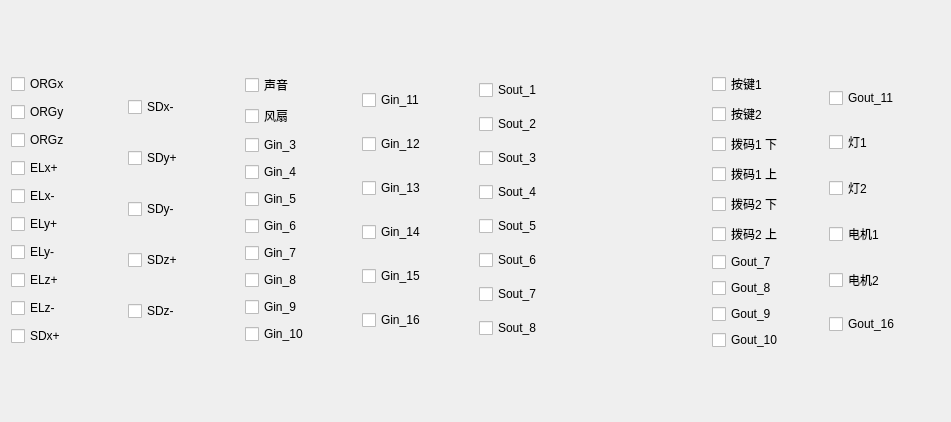
<?xml version="1.0" encoding="UTF-8"?>
<ui version="4.0">
 <class>IoDebug</class>
 <widget class="QWidget" name="IoDebug">
  <property name="geometry">
   <rect>
    <x>0</x>
    <y>0</y>
    <width>951</width>
    <height>422</height>
   </rect>
  </property>
  <property name="windowTitle">
   <string>IoDebug</string>
  </property>
  <layout class="QGridLayout" name="gridLayout">
   <item row="0" column="0">
    <layout class="QHBoxLayout" name="horizontalLayout">
     <item>
      <layout class="QVBoxLayout" name="verticalLayout">
       <item>
        <widget class="QCheckBox" name="checkBoxSin_1">
         <property name="text">
          <string>ORGx</string>
         </property>
        </widget>
       </item>
       <item>
        <widget class="QCheckBox" name="checkBoxSin_2">
         <property name="text">
          <string>ORGy</string>
         </property>
        </widget>
       </item>
       <item>
        <widget class="QCheckBox" name="checkBoxSin_3">
         <property name="text">
          <string>ORGz</string>
         </property>
        </widget>
       </item>
       <item>
        <widget class="QCheckBox" name="checkBoxSin_4">
         <property name="text">
          <string>ELx+</string>
         </property>
        </widget>
       </item>
       <item>
        <widget class="QCheckBox" name="checkBoxSin_5">
         <property name="text">
          <string>ELx-</string>
         </property>
        </widget>
       </item>
       <item>
        <widget class="QCheckBox" name="checkBoxSin_6">
         <property name="text">
          <string>ELy+</string>
         </property>
        </widget>
       </item>
       <item>
        <widget class="QCheckBox" name="checkBoxSin_7">
         <property name="text">
          <string>ELy-</string>
         </property>
        </widget>
       </item>
       <item>
        <widget class="QCheckBox" name="checkBoxSin_8">
         <property name="text">
          <string>ELz+</string>
         </property>
        </widget>
       </item>
       <item>
        <widget class="QCheckBox" name="checkBoxSin_9">
         <property name="text">
          <string>ELz-</string>
         </property>
        </widget>
       </item>
       <item>
        <widget class="QCheckBox" name="checkBoxSin_10">
         <property name="text">
          <string>SDx+</string>
         </property>
        </widget>
       </item>
      </layout>
     </item>
     <item>
      <layout class="QVBoxLayout" name="verticalLayout_2">
       <item>
        <widget class="QCheckBox" name="checkBoxSin_11">
         <property name="text">
          <string>SDx-</string>
         </property>
        </widget>
       </item>
       <item>
        <widget class="QCheckBox" name="checkBoxSin_12">
         <property name="text">
          <string>SDy+</string>
         </property>
        </widget>
       </item>
       <item>
        <widget class="QCheckBox" name="checkBoxSin_13">
         <property name="text">
          <string>SDy-</string>
         </property>
        </widget>
       </item>
       <item>
        <widget class="QCheckBox" name="checkBoxSin_14">
         <property name="text">
          <string>SDz+</string>
         </property>
        </widget>
       </item>
       <item>
        <widget class="QCheckBox" name="checkBoxSin_15">
         <property name="text">
          <string>SDz-</string>
         </property>
        </widget>
       </item>
      </layout>
     </item>
    </layout>
   </item>
   <item row="0" column="1">
    <layout class="QHBoxLayout" name="horizontalLayout_2">
     <item>
      <layout class="QVBoxLayout" name="verticalLayout_3">
       <item>
        <widget class="QCheckBox" name="checkBoxGin_1">
         <property name="text">
          <string>声音</string>
         </property>
        </widget>
       </item>
       <item>
        <widget class="QCheckBox" name="checkBoxGin_2">
         <property name="text">
          <string>风扇</string>
         </property>
        </widget>
       </item>
       <item>
        <widget class="QCheckBox" name="checkBoxGin_3">
         <property name="text">
          <string>Gin_3</string>
         </property>
        </widget>
       </item>
       <item>
        <widget class="QCheckBox" name="checkBoxGin_4">
         <property name="text">
          <string>Gin_4</string>
         </property>
        </widget>
       </item>
       <item>
        <widget class="QCheckBox" name="checkBoxGin_5">
         <property name="text">
          <string>Gin_5</string>
         </property>
        </widget>
       </item>
       <item>
        <widget class="QCheckBox" name="checkBoxGin_6">
         <property name="text">
          <string>Gin_6</string>
         </property>
        </widget>
       </item>
       <item>
        <widget class="QCheckBox" name="checkBoxGin_7">
         <property name="text">
          <string>Gin_7</string>
         </property>
        </widget>
       </item>
       <item>
        <widget class="QCheckBox" name="checkBoxGin_8">
         <property name="text">
          <string>Gin_8</string>
         </property>
        </widget>
       </item>
       <item>
        <widget class="QCheckBox" name="checkBoxGin_9">
         <property name="text">
          <string>Gin_9</string>
         </property>
        </widget>
       </item>
       <item>
        <widget class="QCheckBox" name="checkBoxGin_10">
         <property name="text">
          <string>Gin_10</string>
         </property>
        </widget>
       </item>
      </layout>
     </item>
     <item>
      <layout class="QVBoxLayout" name="verticalLayout_4">
       <item>
        <widget class="QCheckBox" name="checkBoxGin_11">
         <property name="text">
          <string>Gin_11</string>
         </property>
        </widget>
       </item>
       <item>
        <widget class="QCheckBox" name="checkBoxGin_12">
         <property name="text">
          <string>Gin_12</string>
         </property>
        </widget>
       </item>
       <item>
        <widget class="QCheckBox" name="checkBoxGin_13">
         <property name="text">
          <string>Gin_13</string>
         </property>
        </widget>
       </item>
       <item>
        <widget class="QCheckBox" name="checkBoxGin_14">
         <property name="text">
          <string>Gin_14</string>
         </property>
        </widget>
       </item>
       <item>
        <widget class="QCheckBox" name="checkBoxGin_15">
         <property name="text">
          <string>Gin_15</string>
         </property>
        </widget>
       </item>
       <item>
        <widget class="QCheckBox" name="checkBoxGin_16">
         <property name="text">
          <string>Gin_16</string>
         </property>
        </widget>
       </item>
      </layout>
     </item>
    </layout>
   </item>
   <item row="0" column="2">
    <layout class="QVBoxLayout" name="verticalLayout_5">
     <item>
      <widget class="QCheckBox" name="checkBoxSout_1">
       <property name="text">
        <string>Sout_1</string>
       </property>
      </widget>
     </item>
     <item>
      <widget class="QCheckBox" name="checkBoxSout_2">
       <property name="text">
        <string>Sout_2</string>
       </property>
      </widget>
     </item>
     <item>
      <widget class="QCheckBox" name="checkBoxSout_3">
       <property name="text">
        <string>Sout_3</string>
       </property>
      </widget>
     </item>
     <item>
      <widget class="QCheckBox" name="checkBoxSout_4">
       <property name="text">
        <string>Sout_4</string>
       </property>
      </widget>
     </item>
     <item>
      <widget class="QCheckBox" name="checkBoxSout_5">
       <property name="text">
        <string>Sout_5</string>
       </property>
      </widget>
     </item>
     <item>
      <widget class="QCheckBox" name="checkBoxSout_6">
       <property name="text">
        <string>Sout_6</string>
       </property>
      </widget>
     </item>
     <item>
      <widget class="QCheckBox" name="checkBoxSout_7">
       <property name="text">
        <string>Sout_7</string>
       </property>
      </widget>
     </item>
     <item>
      <widget class="QCheckBox" name="checkBoxSout_8">
       <property name="text">
        <string>Sout_8</string>
       </property>
      </widget>
     </item>
    </layout>
   </item>
   <item row="0" column="3">
    <layout class="QHBoxLayout" name="horizontalLayout_3">
     <item>
      <layout class="QVBoxLayout" name="verticalLayout_6">
       <item>
        <widget class="QCheckBox" name="checkBoxGout_1">
         <property name="text">
          <string>按键1</string>
         </property>
        </widget>
       </item>
       <item>
        <widget class="QCheckBox" name="checkBoxGout_2">
         <property name="text">
          <string>按键2</string>
         </property>
        </widget>
       </item>
       <item>
        <widget class="QCheckBox" name="checkBoxGout_3">
         <property name="text">
          <string>拨码1 下</string>
         </property>
        </widget>
       </item>
       <item>
        <widget class="QCheckBox" name="checkBoxGout_4">
         <property name="text">
          <string>拨码1 上</string>
         </property>
        </widget>
       </item>
       <item>
        <widget class="QCheckBox" name="checkBoxGout_5">
         <property name="text">
          <string>拨码2 下</string>
         </property>
        </widget>
       </item>
       <item>
        <widget class="QCheckBox" name="checkBoxGout_6">
         <property name="text">
          <string>拨码2 上</string>
         </property>
        </widget>
       </item>
       <item>
        <widget class="QCheckBox" name="checkBoxGout_7">
         <property name="text">
          <string>Gout_7</string>
         </property>
        </widget>
       </item>
       <item>
        <widget class="QCheckBox" name="checkBoxGout_8">
         <property name="text">
          <string>Gout_8</string>
         </property>
        </widget>
       </item>
       <item>
        <widget class="QCheckBox" name="checkBoxGout_9">
         <property name="text">
          <string>Gout_9</string>
         </property>
        </widget>
       </item>
       <item>
        <widget class="QCheckBox" name="checkBoxGout_10">
         <property name="text">
          <string>Gout_10</string>
         </property>
        </widget>
       </item>
      </layout>
     </item>
     <item>
      <layout class="QVBoxLayout" name="verticalLayout_7">
       <item>
        <widget class="QCheckBox" name="checkBoxGout_11">
         <property name="text">
          <string>Gout_11</string>
         </property>
        </widget>
       </item>
       <item>
        <widget class="QCheckBox" name="checkBoxGout_12">
         <property name="text">
          <string>灯1</string>
         </property>
        </widget>
       </item>
       <item>
        <widget class="QCheckBox" name="checkBoxGout_13">
         <property name="text">
          <string>灯2</string>
         </property>
        </widget>
       </item>
       <item>
        <widget class="QCheckBox" name="checkBoxGout_14">
         <property name="text">
          <string>电机1</string>
         </property>
        </widget>
       </item>
       <item>
        <widget class="QCheckBox" name="checkBoxGout_15">
         <property name="text">
          <string>电机2</string>
         </property>
        </widget>
       </item>
       <item>
        <widget class="QCheckBox" name="checkBoxGout_16">
         <property name="text">
          <string>Gout_16</string>
         </property>
        </widget>
       </item>
      </layout>
     </item>
    </layout>
   </item>
  </layout>
 </widget>
 <layoutdefault spacing="6" margin="11"/>
 <resources/>
 <connections/>
</ui>
